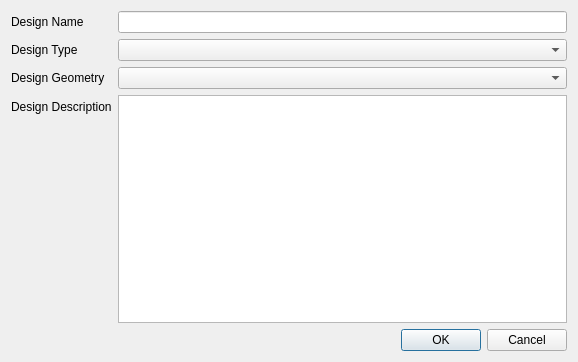
<?xml version="1.0" encoding="UTF-8"?>
<ui version="4.0">
 <class>design_dialog</class>
 <widget class="QDialog" name="design_dialog">
  <property name="geometry">
   <rect>
    <x>0</x>
    <y>0</y>
    <width>578</width>
    <height>362</height>
   </rect>
  </property>
  <property name="windowTitle">
   <string>Low-Tech Design</string>
  </property>
  <property name="windowIcon">
   <iconset>
    <normaloff>../../icon.png</normaloff>../../icon.png</iconset>
  </property>
  <layout class="QFormLayout" name="formLayout">
   <item row="0" column="0">
    <widget class="QLabel" name="label">
     <property name="text">
      <string>Design Name</string>
     </property>
    </widget>
   </item>
   <item row="0" column="1">
    <widget class="QLineEdit" name="lineEdit_design_name"/>
   </item>
   <item row="3" column="0">
    <widget class="QLabel" name="label_2">
     <property name="text">
      <string>Design Geometry</string>
     </property>
    </widget>
   </item>
   <item row="3" column="1">
    <widget class="QComboBox" name="comboBox_design_geometry"/>
   </item>
   <item row="5" column="0">
    <widget class="QLabel" name="label_5">
     <property name="text">
      <string>Design Description</string>
     </property>
    </widget>
   </item>
   <item row="5" column="1">
    <widget class="QPlainTextEdit" name="plainTextEdit_design_description"/>
   </item>
   <item row="6" column="1">
    <widget class="QDialogButtonBox" name="buttonBox">
     <property name="orientation">
      <enum>Qt::Horizontal</enum>
     </property>
     <property name="standardButtons">
      <set>QDialogButtonBox::Cancel|QDialogButtonBox::Ok</set>
     </property>
    </widget>
   </item>
   <item row="2" column="1">
    <widget class="QComboBox" name="comboBox_design_type"/>
   </item>
   <item row="2" column="0">
    <widget class="QLabel" name="label_4">
     <property name="text">
      <string>Design Type</string>
     </property>
    </widget>
   </item>
  </layout>
 </widget>
 <resources/>
 <connections/>
</ui>
